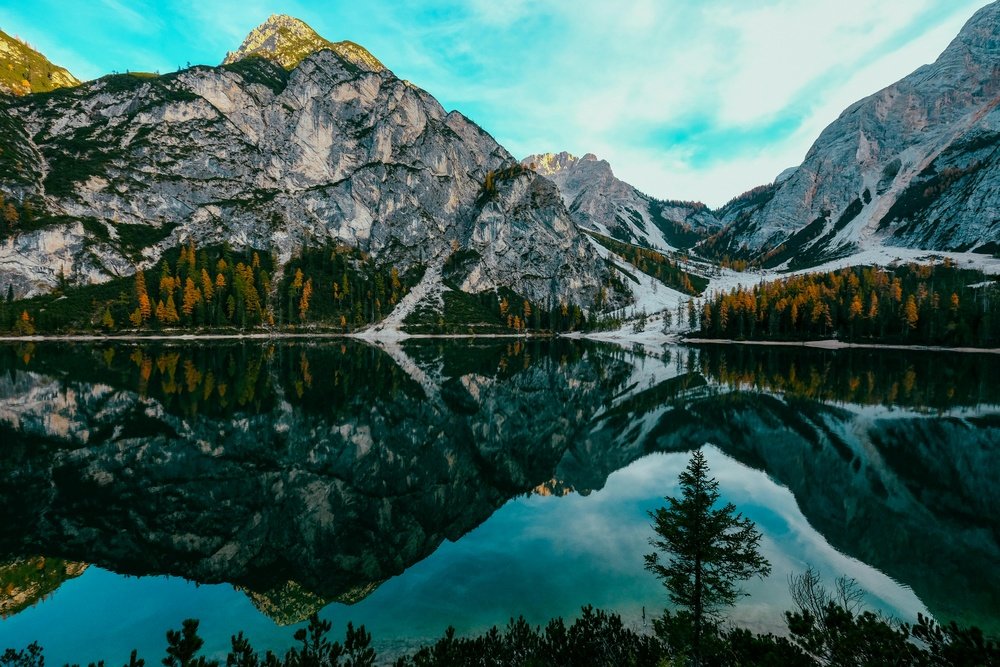
#> input picture ex_week6/pythonProject/reverse_image/img1.jpg, 1000 x 667 px, shrunk from 6000 x 4000 before the run
$ python multi-processing.py
#> lines starting #> are read from the running program, lines starting #| are printed output that depends on the picture
import concurrent.futures
import multiprocessing
import time
from PIL import Image

def multi():
    # time =  10.212 sec
    start_time = time.perf_counter()
    img = Image.open("img1.jpg")
#> img is the input picture: PIL image 1000x667 RGB; mean R, G, B 59.7, 94.6, 89.3
    img = img.convert('RGB')
    width, height = img.size
#> width = 1000; height = 667
    new_image = Image.new(mode="RGB", size=(width, height))
#> new_image: PIL image 1000x667 RGB; every value is 0
    print(width, height)
#| 1000 667
    width_chunk = width//3
#> width_chunk = 333
    height_chunk = height//2
#> height_chunk = 333

    processes = []
    with concurrent.futures.ProcessPoolExecutor() as executor:
        for i in range(3):
            for j in range(2):
                start_width = i * width_chunk
                end_width = start_width + width_chunk
                start_height = j * height_chunk
                end_height = start_height + height_chunk
                processes.append(
                    executor.submit(reverse_pixels, start_width, end_width, start_height, end_height, img))
#> after the loop, processes = 6 items

    for future in concurrent.futures.as_completed(processes):
        result = future.result()
        x_start, x_end, y_start, y_end, chunk = result
        new_image.paste(chunk, (x_start, y_start, x_end, y_end))
#> this loop made 6 passes
#> (x_start, x_end, y_start, y_end) on passes 1 to 6: (666, 999, 333, 666), (333, 666, 0, 333), (666, 999, 0, 333), (333, 666, 333, 666), (0, 333, 333, 666), (0, 333, 0, 333)
#> pass 1, in multi, `x_start, x_end, y_start, y_end, chunk = result`:
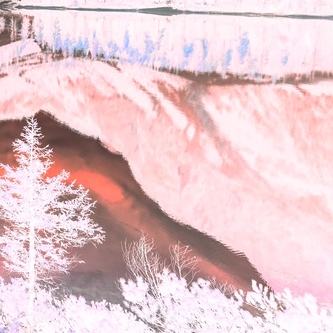
#> chunk: PIL image 333x333 RGB; mean R, G, B 229, 199.5, 204.2
#> pass 2, in multi, `x_start, x_end, y_start, y_end, chunk = result`:
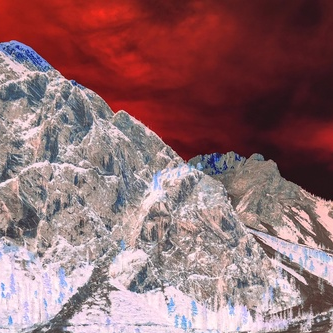
#> chunk: PIL image 333x333 RGB; mean R, G, B 146, 107.8, 111.8
#> pass 3, in multi, `x_start, x_end, y_start, y_end, chunk = result`:
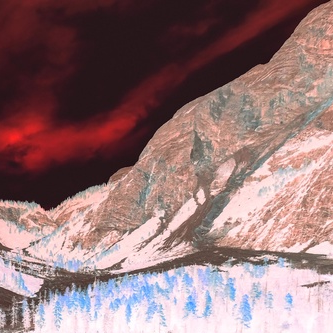
#> chunk: PIL image 333x333 RGB; mean R, G, B 147.1, 116.1, 117.5
#> after the loop:
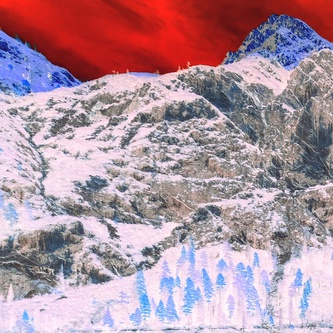
#> chunk: PIL image 333x333 RGB; mean R, G, B 175.4, 145.7, 159.1
#> after the loop:
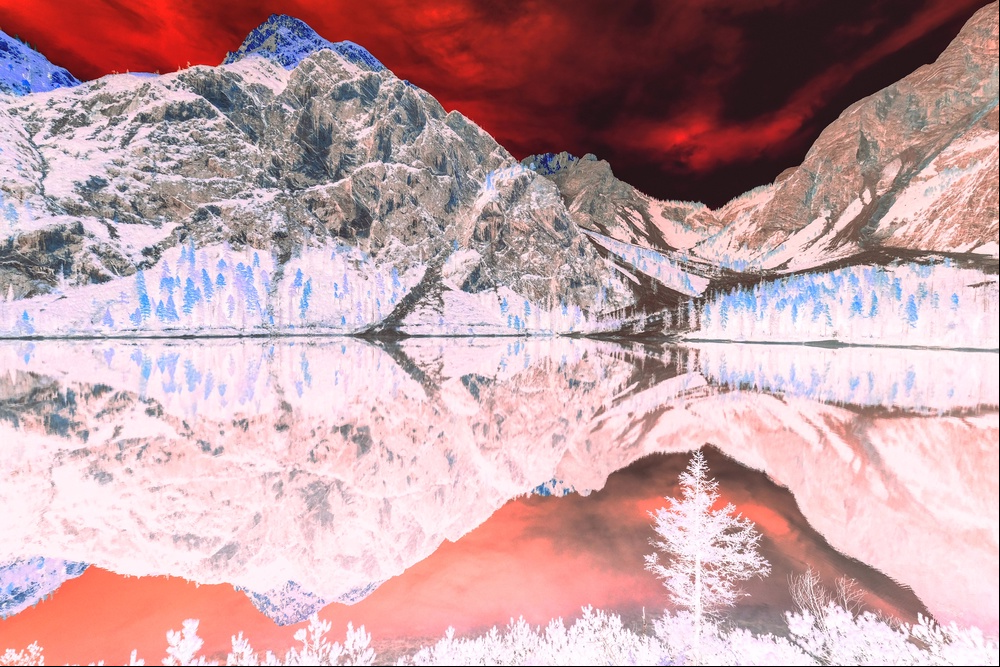
#> new_image: PIL image 1000x667 RGB; mean R, G, B 194.7, 159.9, 165.2

    end_time = time.perf_counter()
    total_time = end_time - start_time
    print('time: ', total_time)
    new_image.save('multi-processing.jpg',format="JPEG")
    new_image.show()

def reverse_pixels(start_width, end_width, start_height, end_height, img):
    width = end_width - start_width
    height = end_height - start_height
    chunk = Image.new(mode="RGB", size=(width, height))

    for x in range(width):  # Adjust x and y relative to the slice
        for y in range(height):
            r, g, b = img.getpixel((start_width + x, start_height + y))  # Adjust coordinates
            chunk.putpixel(( x,  y), (255 - r, 255 - g, 255 - b))

    return start_width, end_width, start_height, end_height, chunk

if __name__ == "__main__":
    multi()
